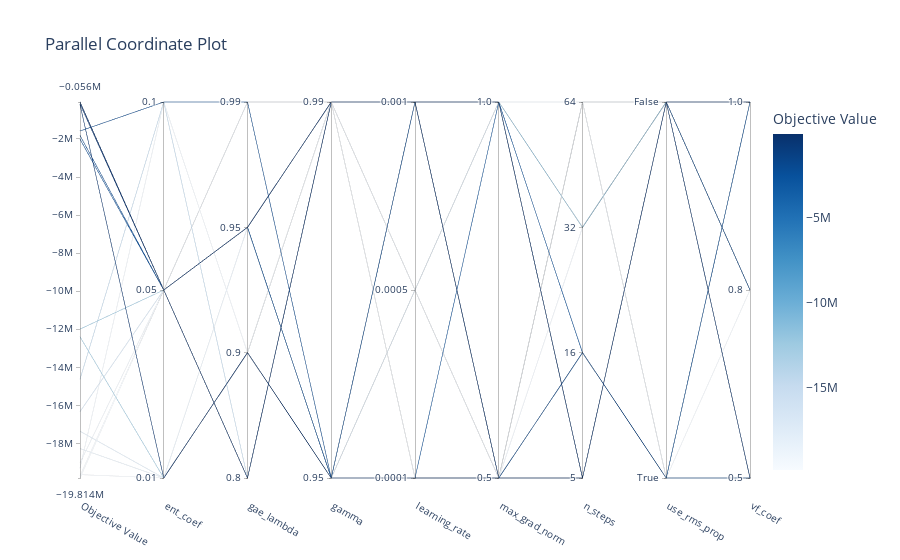

Write notebook code for a chart like this one.
### Markdown cell above
**Parallel Coordinate Plot**

This plot helps visualize the relationships between hyperparameters and the objective value. It’s useful for spotting trends or correlations.

### Code cell
from optuna.visualization import plot_parallel_coordinate

fig = plot_parallel_coordinate(study)
fig.show()

### Figure 1 — Plotly figure (JSON) as saved in the notebook; plotly's stock layout.template omitted (floating-point values rounded to 4 significant figures)
{"data": [{"dimensions": [{"label": "Objective Value", "range": [-19810000.0, -55900.0], "values": [-189200.0, -17360000.0, -12390000.0, -19637775, -18270000.0, -56120.0, -158000.0, -58270.0, -16330000.0, -11990000.0, -2005000.0, -19810000.0, -55900.0, -56910.0, -1816000.0, -19020000.0, -19700000.0, -14620000.0, -19290000.0, -1580000.0]}, {"label": "ent_coef", "range": [0, 2], "ticktext": ["0.01", "0.05", "0.1"], "tickvals": [0, 1, 2], "values": [0, 0, 0, 0, 0, 1, 1, 1, 1, 1, 1, 1, 1, 1, 1, 1, 1, 2, 2, 2]}, {"label": "gae_lambda", "range": [0, 3], "ticktext": ["0.8", "0.9", "0.95", "0.99"], "tickvals": [0, 1, 2, 3], "values": [1, 1, 1, 1, 2, 0, 0, 0, 0, 0, 2, 2, 2, 2, 2, 3, 3, 0, 1, 3]}, {"label": "gamma", "range": [0, 1], "ticktext": ["0.95", "0.99"], "tickvals": [0, 1], "values": [0, 0, 0, 1, 0, 1, 1, 1, 1, 1, 0, 1, 1, 1, 1, 1, 1, 1, 1, 0]}, {"label": "learning_rate", "range": [0, 2], "ticktext": ["0.0001", "0.0005", "0.001"], "tickvals": [0, 1, 2], "values": [0, 1, 2, 0, 1, 2, 2, 2, 2, 2, 0, 0, 2, 2, 2, 1, 2, 2, 1, 2]}, {"label": "max_grad_norm", "range": [0, 1], "ticktext": ["0.5", "1.0"], "tickvals": [0, 1], "values": [0, 1, 0, 0, 1, 1, 1, 1, 1, 1, 1, 0, 0, 0, 1, 0, 0, 1, 0, 0]}, {"label": "n_steps", "range": [0, 3], "ticktext": ["5", "16", "32", "64"], "tickvals": [0, 1, 2, 3], "values": [0, 2, 1, 3, 3, 0, 0, 0, 0, 2, 1, 3, 0, 0, 0, 2, 0, 0, 3, 1]}, {"label": "use_rms_prop", "range": [0, 1], "ticktext": ["True", "False"], "tickvals": [0, 1], "values": [1, 1, 0, 0, 1, 1, 1, 1, 1, 1, 0, 1, 1, 1, 1, 1, 1, 1, 0, 0]}, {"label": "vf_coef", "range": [0, 2], "ticktext": ["0.5", "0.8", "1.0"], "tickvals": [0, 1, 2], "values": [0, 2, 0, 2, 1, 2, 2, 2, 2, 2, 2, 1, 2, 2, 1, 0, 2, 2, 1, 0]}], "labelangle": 30, "labelside": "bottom", "line": {"color": [-189200.0, -17360000.0, -12390000.0, -19637775, -18270000.0, -56120.0, -158000.0, -58270.0, -16330000.0, -11990000.0, -2005000.0, -19810000.0, -55900.0, -56910.0, -1816000.0, -19020000.0, -19700000.0, -14620000.0, -19290000.0, -1580000.0], "colorbar": {"title": {"text": "Objective Value"}}, "colorscale": [[0, "rgb(247,251,255)"], [0.125, "rgb(222,235,247)"], [0.25, "rgb(198,219,239)"], [0.375, "rgb(158,202,225)"], [0.5, "rgb(107,174,214)"], [0.625, "rgb(66,146,198)"], [0.75, "rgb(33,113,181)"], [0.875, "rgb(8,81,156)"], [1, "rgb(8,48,107)"]], "reversescale": false, "showscale": true}, "type": "parcoords"}], "layout": {"title": {"text": "Parallel Coordinate Plot"}}}
